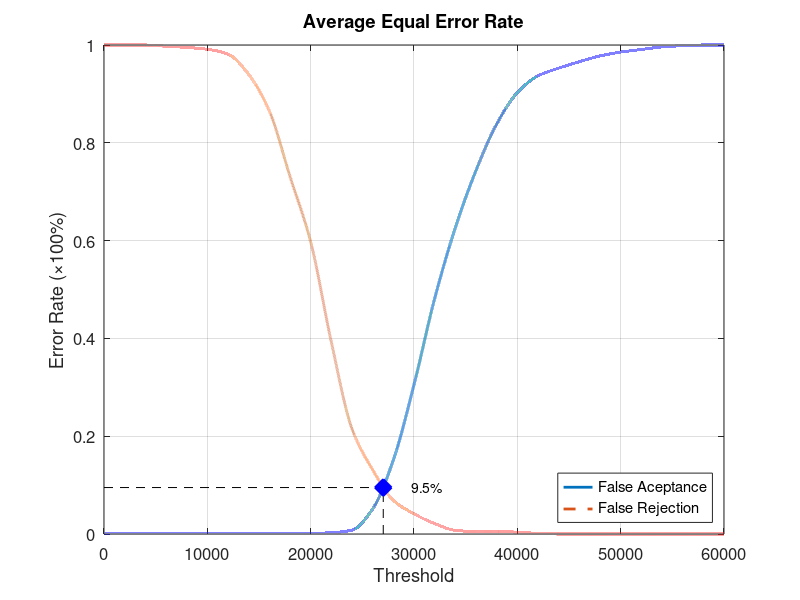
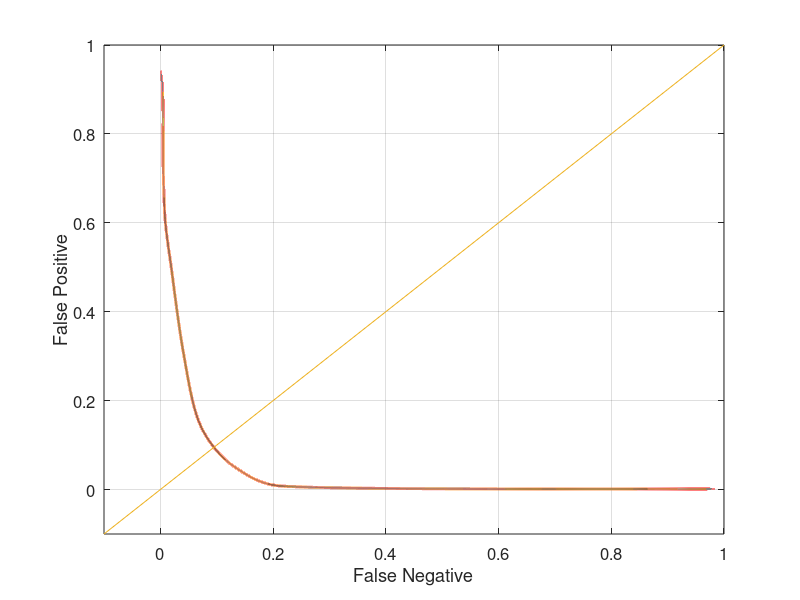

Reproduce these figures in MATLAB, in order.
function yEER = Experiment4Average
close all;
clear;
clc;
x = 0:2000:60000;
xq = 0:0.5:60000;

y0 = [0 0.00131579 0.00131579 0.00131579 0.00131579 0.00131579 0.00131579 0.00131579 0.00131579 0.00131579 0.00131579 0.00263158 0.00789474 0.0513158 0.151316 0.305263 0.481579 0.626316 0.743421 0.838158 0.902632 0.936842 0.952632 0.96579 0.977632 0.985526 0.990789 0.996053 0.998684 1 1];
yy0 = interp1(x, y0, xq, 'pchip');
y1 = [1 1 1 0.9975 0.995 0.99125 0.98125 0.94 0.865 0.73125 0.5975 0.3925 0.215 0.13125 0.06875 0.04125 0.02125 0.0075 0.005 0.005 0.00375 0.00125 0 0 0 0 0 0 0 0 0];
yy1 = interp1(x, y1, xq, 'pchip');

% Calculating EER: 
y2 = abs(y0 - y1);
find(y2 == min(y2))
yy2 = abs(yy0 - yy1);
xEER = find(yy2 == min(yy2));
xEERIndex = xq(xEER) % X-axis EER
yEER = yy0(xEER) % Y-axis EER

main = figure
plot(xq, yy0,'-','LineWidth', 2);	hold on
plot(xq, yy1,'--','LineWidth', 2);	hold on
plot([xEERIndex xEERIndex], [0 yEER], 'k--');	hold on
plot([0 xEERIndex], [yEER yEER], 'k--');	hold on
plot(xEERIndex, yEER, 'bx', 'LineWidth', 10);	hold on
text(xEERIndex + 10 * xEERIndex / 100, yEER, [num2str(round((10000 * yEER)) / 100) '%'])
legend('False Aceptance', 'False Rejection', 'Location', 'SouthEast')
xlabel('Threshold')
ylabel('Error Rate (\times100%)')
title('Average Equal Error Rate')
set(gca, 'FontSize', 12)
axis([0 60000 0 1])
grid on

print(main, 'Experiment4AverageMain', '-dpng');
FNRxFPR = figure('Color', [1 1 1]);
plot(yy1, yy0, '-', yy1, yy0, 'LineWidth', 2);
hold on
y = -0.1:0.1:1
plot(y, y); 
set(gca, 'FontSize', 12)
xlabel('False Negative')
ylabel('False Positive')
axis([-0.1 1 -0.1 1])
set(gca, 'FontSize', 12)
grid on

print(FNRxFPR, 'Experiment4AverageFNRxFPR','-dpng');
end
